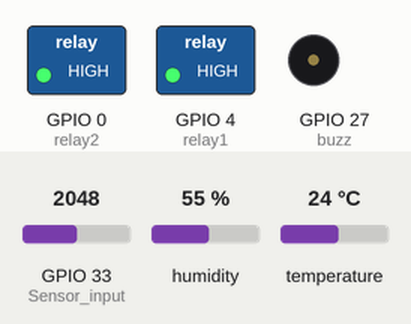
Simulated run of this sketch. Board: ESP32. Parts: switched loads named in the sketch (green lamp = pin HIGH), buzzer (waves = sounding). The inputs (shaded band) are chosen by the test bench; at power-on: GPIO 33 (Sensor_input) = 2048, humidity 55 %, temperature 24 °C. WiFi joins after 1.5 s; servers stay silent unless stated; uploads are accepted with an empty reply; what the sketch prints to the serial monitor is not drawn.

Above: at 2.7 s.
2.8 s: GPIO 33 (Sensor_input) set to 1132
6.3 s: GPIO 33 (Sensor_input) set to 1028
At 7.7 s:
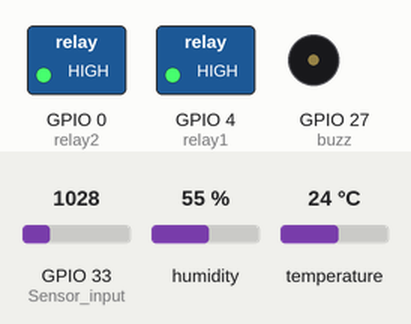
9.2 s: GPIO 33 (Sensor_input) set to 1140
At 9.8 s:
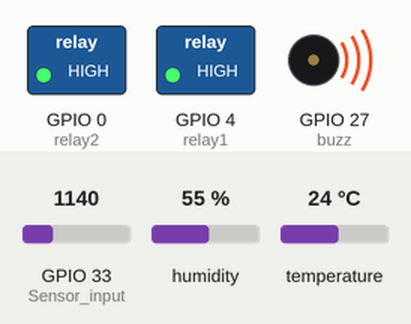
15.2 s: GPIO 33 (Sensor_input) set to 1060
At 16.1 s:
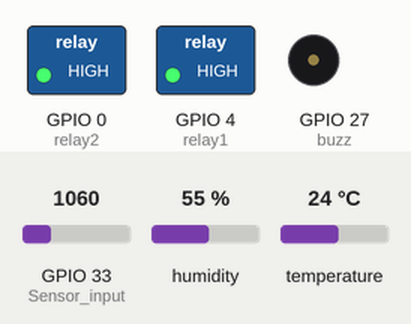
Timing chart, 0 to 18.2 s (numbered marks = the images above; inputs shaded):
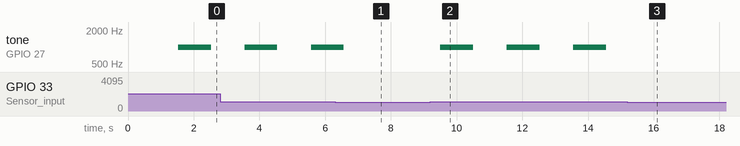

Measured:
- the behaviour switches between 1101 and 1100 on GPIO 33 (Sensor_input) (found by bisection; images 0 and 1)
- after the input at 6.3 s, tone on GPIO 27 (buzz): goes on until 6.6 s, then stays silent
- after the input at 9.2 s, tone on GPIO 27 (buzz): alternates 1000 Hz for 1.0 s and silent for 1.0 s, starting after 0.31 s
- after the input at 15.2 s, tone on GPIO 27 (buzz): stops changing and stays silent

The sketch:

orakom_prauas_last.ino
```cpp
//Include Library Start
#include "DHT.h"                                                                                                  //sensor dht11
#ifdef ESP32
 #include <WiFi.h>
#include <HTTPClient.h>
#else
 #include <ESP8266WiFi.h>
 #include <ESP8266HTTPClient.h>
 #include <WiFiClient.h>
#endif
#include <Arduino_JSON.h>
//Include Library End

//Define pin Start
#define DHT11PIN 32
#define Sensor_input 33
#define relay1 4
#define relay2 0
#define buzz 27
//Define pin End

//Define Perlengkapan connect Start
#define WLAN_SSID       "HEHE"
#define WLAN_PASS       "11223344"

//Define Perlengkapan connect End

//Define Variable Start
 String Status_Lampu;
 String Status_Fan;
 String Status_Gas;

  int Lampu = HIGH;
  int Fan = HIGH;

  int off = HIGH;

 bool TampilkanTombol;

 float temp;
 float humi;

 int sensor;
 float sensorA;

 String Data;
 String gas;

 String status_gas;
 String postData = "";                                                       //Variable untuk mengirim HTTP POST request data.
 String payload = "";                                                        //Variable untuk menerima response dari HTTP POST.


  String tombol1_State = "";
  String tombol2_State = "";
//Define Variable End

DHT dht(DHT11PIN, DHT11);                                                   //Define pin DHT11

void setup()
{

  Serial.begin(115200);
  pinMode(Sensor_input, INPUT);
  pinMode(relay1 , OUTPUT);
  pinMode(relay2 , OUTPUT);
  pinMode(buzz , OUTPUT);
  digitalWrite(relay1,HIGH);
  digitalWrite(relay2,HIGH);


  // Connect to WiFi
 Serial.println(); Serial.println();
 Serial.print("Connecting to ");
 Serial.println(WLAN_SSID);

 WiFi.begin(WLAN_SSID, WLAN_PASS);
 while (WiFi.status() != WL_CONNECTED) {
   delay(500);
   Serial.print(".");
 }
 Serial.println();
 Serial.println("WiFi connected");
 Serial.println("IP address: "); Serial.println(WiFi.localIP());


/* memulai dht */
  dht.begin();

}

uint32_t x=0;

void loop()
{
  //Membaca Data Humiditiy dan Temperature Start
  humi = dht.readHumidity();
  temp = dht.readTemperature();
  // Serial.print("Temperature: ");
  // Serial.print(temp);
  // Serial.print("ºC ");
  // Serial.print("Humidity: ");
  // Serial.println(humi);
  //Membaca Data Humiditiy dan Temperature End

  //Membaca Data Gas Start
  sensorA = analogRead(Sensor_input);   //membaca data analog
  // sensor = digitalRead(Sensor_input);   //membaca data digital berupa 1 atau 0
  // Serial.print("gas : ");
  // Serial.println(sensor);
  // Serial.print("kadar gas : ");
  // Serial.print(sensorA);
  // Serial.print("\t");
  // Serial.print("\t");
  //Membaca Data Gas End

  if (sensorA > 1100) {    //if condition with threshold 1800/
  gas = "DANGER";
  digitalWrite(relay1,HIGH);
  digitalWrite(relay2,HIGH);
   tone(buzz, 1000);
   delay(1000);
   noTone(buzz);
   delay(1000);
  }else{
  gas = "SAFE";
  ambilkirim();
  noTone(buzz);
  delay(1500);
  }
}

void ambilkirim(){
    //Proses untuk mendapatkan data dari database Start
  postData = "id=esp32_01";

  Serial.println();
  Serial.println("---------------getdata.php");

  HTTPClient http;
  http.begin("https://orakompra.000webhostapp.com/getdata.php");  //--> Specify request destination
  http.addHeader("Content-Type", "application/x-www-form-urlencoded");        //--> Specify content-type header


  auto httpCode = http.POST(postData);
  payload = http.getString();

  Serial.print("httpCode : ");
  Serial.println(httpCode); //--> Print HTTP return code
  Serial.print("payload  : ");
  Serial.println(payload);  //--> Print request response payload

  http.end();  //--> Close connection
  Serial.println("---------------");
  //Proses untuk mendapatkan data dari database End

  relay();                                                                                                   //Memanggil Void Relay
  //
  if (Lampu == LOW) tombol1_State = "ON";
  if (Lampu == HIGH) tombol1_State = "OFF";
  if (Fan == LOW) tombol2_State = "ON";
  if (Fan == HIGH) tombol2_State = "OFF";
  postData = "id=esp32_01";
  postData += "&suhu=" + String(temp);
  postData += "&kelem=" + String(humi);
  postData += "&gas=" + String(sensorA);
  postData += "&status_gas=" + String(gas);
  postData += "&tombol1=" + String(tombol1_State);
  postData += "&tombol2=" + String(tombol2_State);
  payload = "";


  Serial.println();
  Serial.println("---------------updaterecordtable.php");
  http.begin("https://orakompra.000webhostapp.com/updaterecordtable.php");  //--> Specify request destination
  http.addHeader("Content-Type", "application/x-www-form-urlencoded");  //--> Specify content-type header

  httpCode = http.POST(postData); //--> Send the request
  payload = http.getString();  //--> Get the response payload

  Serial.print("httpCode : ");
  Serial.println(httpCode); //--> Print HTTP return code
  Serial.print("payload  : ");
  Serial.println(payload);  //--> Print request response payload

  http.end();  //Close connection
  Serial.println("---------------");
  //Proses Mengirim Data ke Database End


}

void relay(){
  Serial.println();
  Serial.println("---------------tombol_relay()");
  JSONVar myObject = JSON.parse(payload);

  // JSON.typeof(jsonVar) can be used to get the type of the var
  if (JSON.typeof(myObject) == "undefined") {
    Serial.println("Parsing input failed!");
    Serial.println("---------------");
    return;
  }

  if (myObject.hasOwnProperty("tombol1")) {
    Serial.print("myObject[\"tombol1\"] = ");
    Serial.println(myObject["tombol1"]);
  }

  if (myObject.hasOwnProperty("tombol2")) {
    Serial.print("myObject[\"tombol2\"] = ");
    Serial.println(myObject["tombol2"]);
  }

  if(strcmp(myObject["tombol1"], "ON") == 0)   {digitalWrite(relay1, LOW);  Serial.println("LAMP ON"); Lampu = LOW; }
  if(strcmp(myObject["tombol1"], "OFF") == 0)  {digitalWrite(relay1, HIGH);    Serial.println("LAMP OFF"); Lampu = HIGH;}
  if(strcmp(myObject["tombol2"], "ON") == 0)   {digitalWrite(relay2, LOW);  Serial.println("FAN ON");Fan = LOW;}
  if(strcmp(myObject["tombol2"], "OFF") == 0)  {digitalWrite(relay2, HIGH);   Serial.println("FAN OFF");Fan = HIGH;}

  Serial.println("---------------");

  }
```
